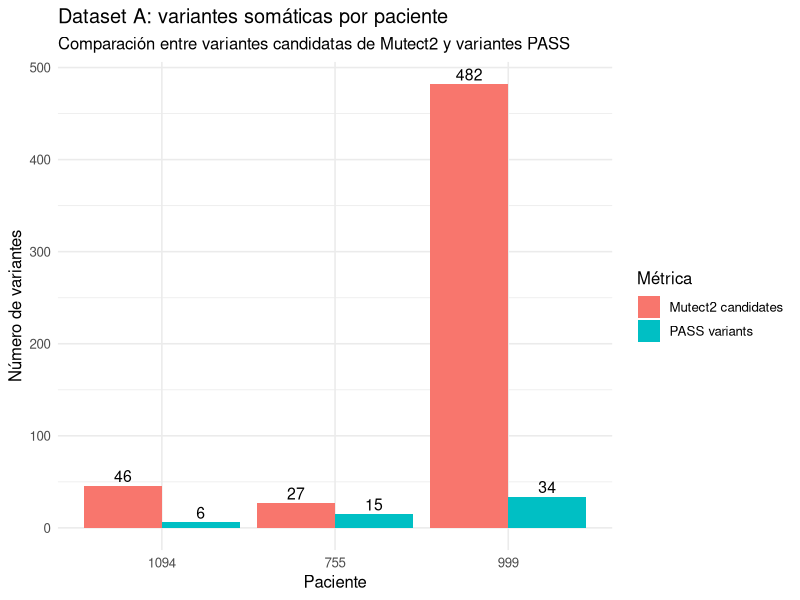

Reproduce this figure in R.
library(readr)
library(dplyr)
library(tidyr)
library(ggplot2)

dir.create("results/qc/figures", recursive = TRUE, showWarnings = FALSE)

variant_qc <- read_csv("results/qc/datasetA_variant_qc.csv", show_col_types = FALSE)

print(variant_qc)

plot_df <- variant_qc %>%
  select(patient, mutect2_candidates, pass_variants) %>%
  pivot_longer(
    cols = c(mutect2_candidates, pass_variants),
    names_to = "metric",
    values_to = "count"
  ) %>%
  mutate(
    metric = recode(
      metric,
      mutect2_candidates = "Mutect2 candidates",
      pass_variants = "PASS variants"
    ),
    patient = factor(patient, levels = c(1094, 755, 999))
  )

p <- ggplot(plot_df, aes(x = patient, y = count, fill = metric)) +
  geom_col(position = "dodge") +
  geom_text(aes(label = count), position = position_dodge(width = 0.9), vjust = -0.3, size = 4) +
  labs(
    title = "Dataset A: variantes somáticas por paciente",
    subtitle = "Comparación entre variantes candidatas de Mutect2 y variantes PASS",
    x = "Paciente",
    y = "Número de variantes",
    fill = "Métrica"
  ) +
  theme_minimal(base_size = 12)

ggsave(
  filename = "results/qc/figures/datasetA_variant_qc.png",
  plot = p,
  width = 8,
  height = 5,
  dpi = 300
)
